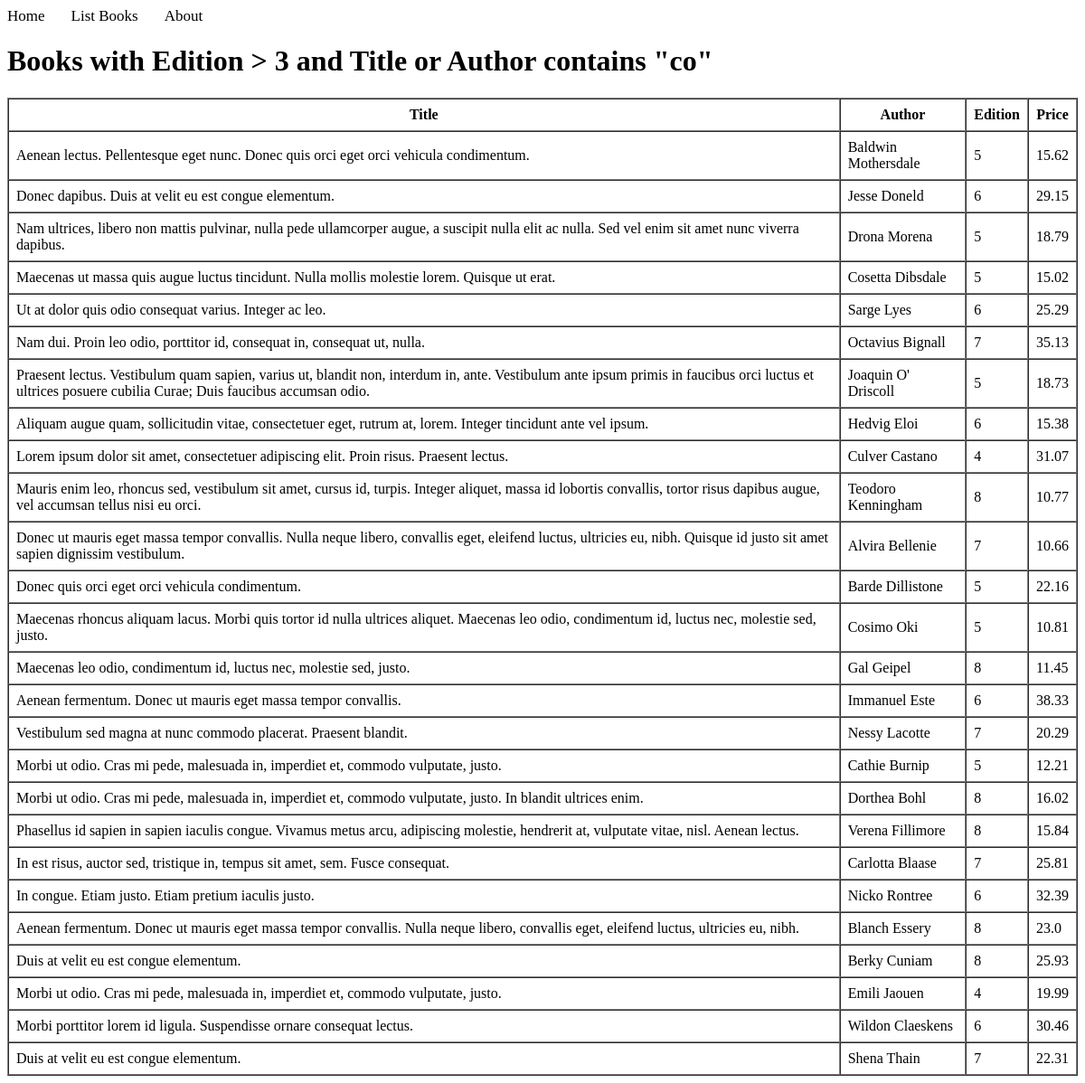
The app's page /books/lab8/task2/, older data.
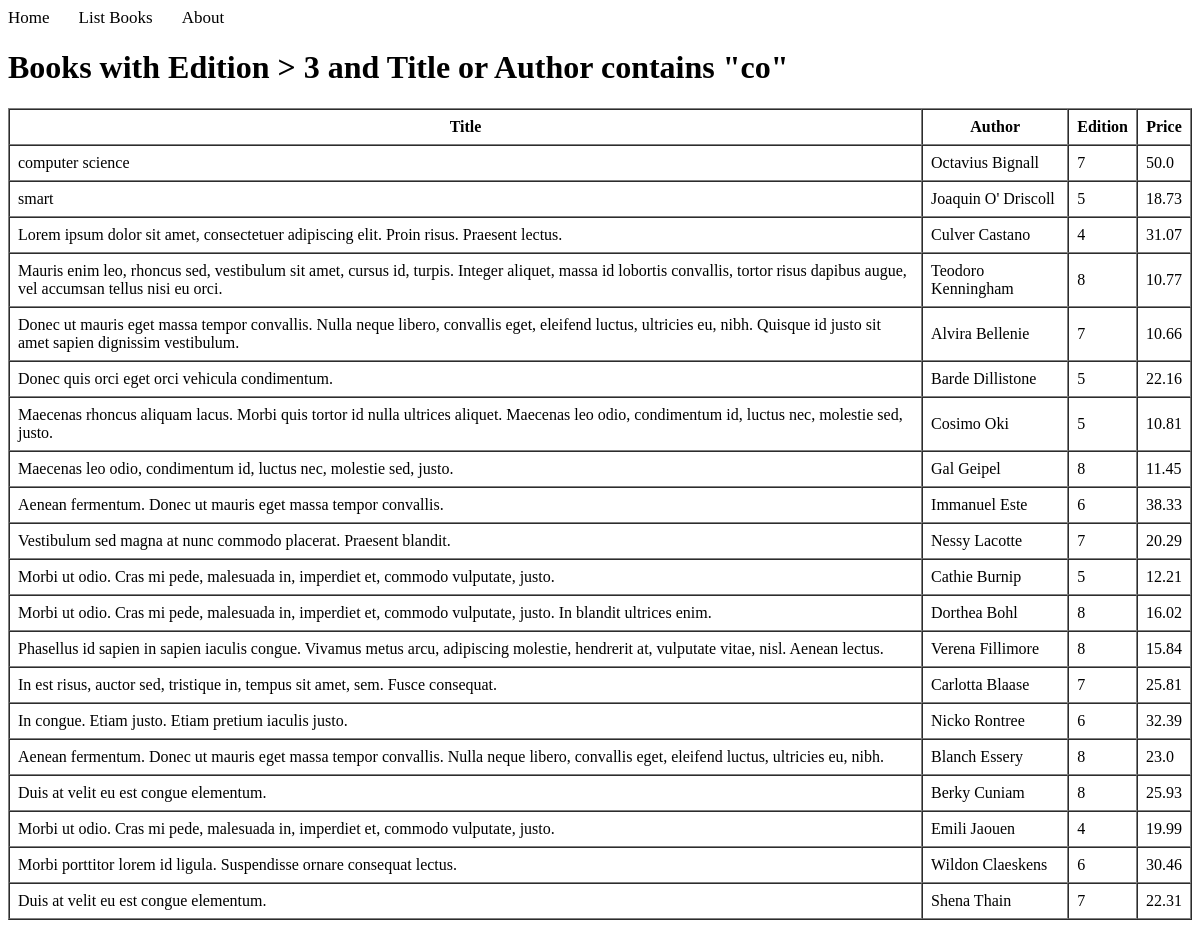
The same page, newer data.
### apps/bookmodule/models.py (models this page shows)
class Book(models.Model):
    title = models.CharField(max_length = 50)
    author = models.CharField(max_length = 50)
    price = models.FloatField(default = 0.0)
    edition = models.SmallIntegerField(default = 1)

### apps/bookmodule/views.py (the view)
# urls.py: path("lab8/task2/", views.lab8_task2, name="books.lab8_task2"),
def lab8_task2(request):
    books = Book.objects.filter(
        Q(edition__gt=3) &
        (Q(title__icontains='co') | Q(author__icontains='co'))
    )
    context = {'books': books}
    return render(request, 'bookmodule/lab8_task2.html', context)

### apps/templates/bookmodule/lab8_task2.html (shortened to what this page needs)
{% extends "layouts/base.html" %}
{% block content %}
<h1>Books with Edition > 3 and Title or Author contains "co"</h1>
{% if books %}
<table border="1" cellpadding="8" cellspacing="0">
    <thead>
        <tr>
            <th>Title</th>
            <th>Author</th>
            <th>Edition</th>
            <th>Price</th>
        </tr>
    </thead>
    <tbody>
        {% for book in books %}
        <tr>
            <td>{{ book.title }}</td>
            <td>{{ book.author }}</td>
            <td>{{ book.edition }}</td>
            <td>{{ book.price }}</td>
        </tr>
        {% endfor %}
    </tbody>
</table>
{% else %}
    <p>No books found that match the criteria.</p>
{% endif %}
{% endblock content %}

Row changes from the older to the newer data that the page shows:
removed Book: title "Aenean lectus. Pellentesque eget nunc. Donec quis orci eget orci vehicula condimentum.", author "Baldwin Mothersdale", edition "5", price "15.62"
removed Book: title "Donec dapibus. Duis at velit eu est congue elementum.", author "Jesse Doneld", edition "6", price "29.15"
removed Book: title "Nam ultrices, libero non mattis pulvinar, nulla pede ullamcorper augue, a suscipit nulla elit ac nulla. Sed vel enim sit amet nunc viverra dapibus.", author "Drona Morena", edition "5", price "18.79"
removed Book: title "Maecenas ut massa quis augue luctus tincidunt. Nulla mollis molestie lorem. Quisque ut erat.", author "Cosetta Dibsdale", edition "5", price "15.02"
removed Book: title "Ut at dolor quis odio consequat varius. Integer ac leo.", author "Sarge Lyes", edition "6", price "25.29"
no longer on this page (row edited): Book: title "Aliquam augue quam, sollicitudin vitae, consectetuer eget, rutrum at, lorem. Integer tincidunt ante vel ipsum.", author "Hedvig Eloi", edition "6", price "15.38"
changed Book "Octavius Bignall": title "Nam dui. Proin leo odio, porttitor id, consequat in, consequat ut, nulla." → "computer science"; price "35.13" → "50.0"
changed Book "Joaquin O' Driscoll": title "Praesent lectus. Vestibulum quam sapien, varius ut, blandit non, interdum in, ante. Vestibulum ante ipsum primis in faucibus orci luctus et ultrices posuere cubilia Curae; Duis faucibus accumsan odio." → "smart"
